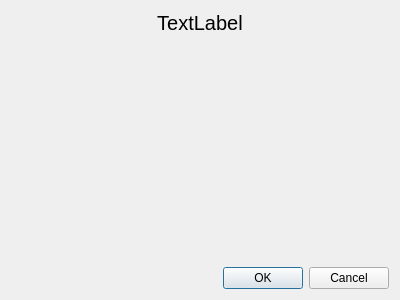
<?xml version="1.0" encoding="UTF-8"?>
<ui version="4.0">
 <class>Dialog</class>
 <widget class="QDialog" name="Dialog">
  <property name="geometry">
   <rect>
    <x>0</x>
    <y>0</y>
    <width>400</width>
    <height>300</height>
   </rect>
  </property>
  <property name="windowTitle">
   <string>Dialog</string>
  </property>
  <layout class="QVBoxLayout" name="verticalLayout">
   <item>
    <widget class="QLabel" name="label">
     <property name="font">
      <font>
       <pointsize>15</pointsize>
      </font>
     </property>
     <property name="text">
      <string>TextLabel</string>
     </property>
     <property name="alignment">
      <set>Qt::AlignCenter</set>
     </property>
    </widget>
   </item>
   <item>
    <spacer name="verticalSpacer">
     <property name="orientation">
      <enum>Qt::Vertical</enum>
     </property>
     <property name="sizeHint" stdset="0">
      <size>
       <width>20</width>
       <height>207</height>
      </size>
     </property>
    </spacer>
   </item>
   <item>
    <widget class="QDialogButtonBox" name="buttonBox">
     <property name="orientation">
      <enum>Qt::Horizontal</enum>
     </property>
     <property name="standardButtons">
      <set>QDialogButtonBox::Cancel|QDialogButtonBox::Ok</set>
     </property>
    </widget>
   </item>
  </layout>
 </widget>
 <resources/>
 <connections>
  <connection>
   <sender>buttonBox</sender>
   <signal>accepted()</signal>
   <receiver>Dialog</receiver>
   <slot>accept()</slot>
   <hints>
    <hint type="sourcelabel">
     <x>248</x>
     <y>254</y>
    </hint>
    <hint type="destinationlabel">
     <x>157</x>
     <y>274</y>
    </hint>
   </hints>
  </connection>
  <connection>
   <sender>buttonBox</sender>
   <signal>rejected()</signal>
   <receiver>Dialog</receiver>
   <slot>reject()</slot>
   <hints>
    <hint type="sourcelabel">
     <x>316</x>
     <y>260</y>
    </hint>
    <hint type="destinationlabel">
     <x>286</x>
     <y>274</y>
    </hint>
   </hints>
  </connection>
 </connections>
</ui>
